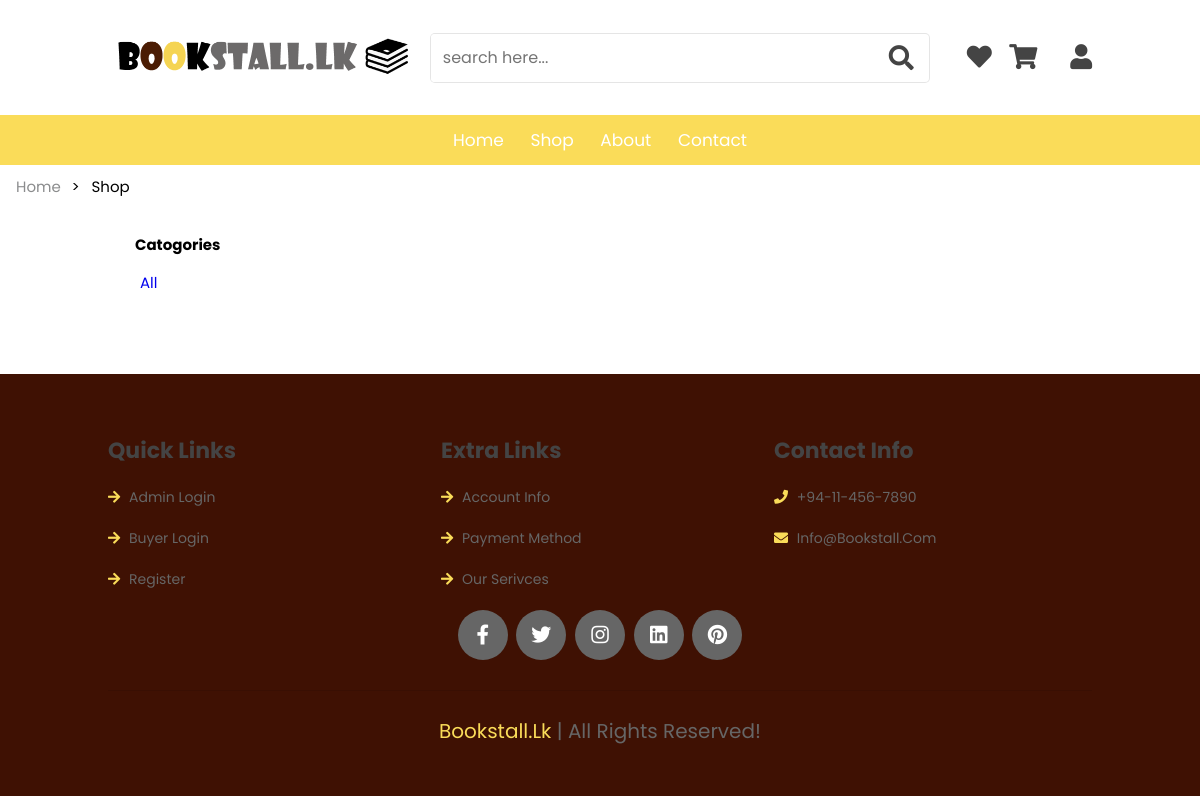
The app's page /shop.php, older data.
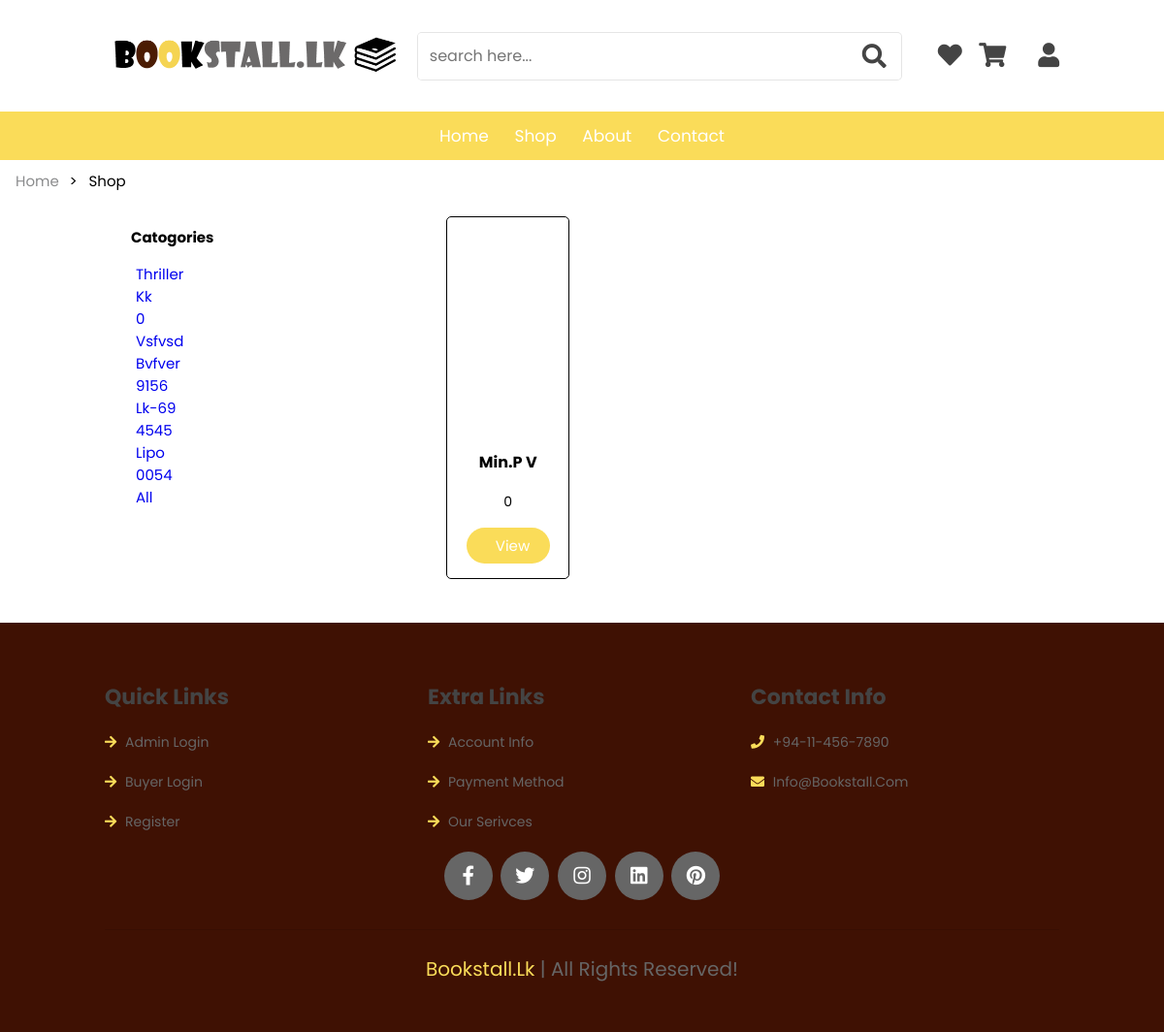
The same page, newer data.
### tables this page shows
CREATE TABLE `categories` (
  `id` int(11) NOT NULL,
  `name` varchar(255) NOT NULL,
  `status` int(11) NOT NULL,
  `books` text NOT NULL
);

CREATE TABLE `books` (
  `id` int(11) NOT NULL,
  `title` varchar(450) NOT NULL,
  `ISBN` varchar(450) NOT NULL,
  `Picture` varchar(450) NOT NULL,
  `Author` varchar(255) NOT NULL,
  `Status` int(11) NOT NULL,
  `year` int(11) NOT NULL,
  `Categories` varchar(450) NOT NULL,
  `Price` float NOT NULL,
  `Description` varchar(500) NOT NULL
);

### shop.php (the view, shortened to what this page needs)
<?php
include "dbconnection.php";
$cat_res = "";
$search_q = "";
if (isset($_REQUEST["s"])) {
    $start = $_REQUEST["s"];
} else {
    $start = 0;
}
$records_per_page = 6;
$sql = "SELECT title, Picture, Price FROM books;";
$sql_cat = "SELECT * FROM categories where status=1;";
$stmt_cat = $con->prepare($sql_cat);
$stmt_cat->execute();
$cats = $stmt_cat->fetchall();
?>
<!DOCTYPE html>
<html lang="en">
<head>
    <link rel="stylesheet" href="https://unpkg.com/swiper@7/swiper-bundle.min.css" />
    <link rel="stylesheet" href="https://cdnjs.cloudflare.com/ajax/libs/font-awesome/5.15.4/css/all.min.css">
    <link rel="stylesheet" href="css/style1.css" />
    <link rel="stylesheet" href="css/shop.css" />
</head>
<body>
    <?php require_once("header.php"); ?>
    <div class="breadcrumb">
        <ul>
            <li><a href="index.php">Home</a></li>
            <li>shop</li>
        </ul>
    </div>
    <div class="container">
        <div class="book-slides">
            <div class="catagories">
                <h2>Catogories</h2>
                <ul>
                    <?php foreach ($cats as $cat) {
                        echo  "  <a href=\"?cat=" . $cat['id'] . "\">
                 <li>" . $cat['name'] . "</li>
             </a> ";
                    } ?>
                    <a href="?">
                        <li>All</li>
                    </a>
                </ul>
            </div>
        </div>
        <div class="book-view">
            <?php
            if (isset($_REQUEST["p"])) {
                $temp = abs($_REQUEST["p"]);
                $ss = (((abs($temp) - 1)) * $records_per_page);
                $sql = "SELECT title, Picture, Price FROM books limit $ss, $records_per_page";
            } else {
                $sql = "SELECT title, Picture, Price FROM books limit $start, $records_per_page";
            }
            $stmt = $con->prepare($sql);
            $stmt->execute();
            $rows = $stmt->rowcount();
            $list = $stmt->fetchall();
            if ($rows < 1 && $cat_res) {
                echo "<div><h1>No books in this category.</h1></div>";
            } else if ($rows < 1 && $search_q) {
                echo "<div><h1>No books found.</h1></div>";
            } else {
                foreach ($list as $r) {
                    echo "
                    <div class=\"book-item\">
                        <div class=\"book-image\">
                            <img src=\"" . $r['Picture'] . "\" alt=\"\" >
                        </div>
                        <div class=\"book-info\">
                            <p class=\"book-name\">" . $r['title'] . "</p><br>
                            <p class=\"book-price\">" . $r['Price'] . "</p><br>
                            <a href=\"product1.php?name=" . $r['title'] . "\">
                            <button type=\"submit\" name=\"view\" class=\"book-view-btn\">view</button>
                            </a>
                        </div>
                    </div>
                    ";
                }
            }
            ?>
        </div>
    </div>
    <div class="book-view-nav">
    </div>
    <?php require_once("footer.php"); ?>
</body>
</html>

### header.php (shortened to what this page needs)
<header class="header">
    <div class="header-1">
        <a href="./index.php" class="logo"> <img src="image/logo.png" alt="" width="300" height="80"> </a>
        <form action="./shop.php" class="search-form">
            <input type="search" name="search-q" placeholder="search here..." id="search-box" value="<?php if (isset($_REQUEST["search-q"])) {
                                                                                                            echo $_REQUEST["search-q"];
                                                                                                        }; ?>">
            <label for="search-box" class="fas fa-search"></label>
        </form>
        <div class="icons">
            <a href="#" class="fas fa-heart"></a>
            <a href="shopping-cart.php" class="fas fa-shopping-cart"></a>
            <a href="signin.php"><div id="login-btn" class="fas fa-user"></div></a>
        </div>
    </div>
    <div class="header-2">
        <nav class="navbar">
            <a href="index.php">home</a>
            <a href="shop.php">shop</a>
            <a href="about.php">about</a>
            <a href="contact.php">contact</a>
        </nav>
    </div>
</header>

### footer.php (shortened to what this page needs)
<!DOCTYPE html>
<html lang="en">
<head>
    <link rel="stylesheet" href="https://unpkg.com/swiper@7/swiper-bundle.min.css" />
    <link rel="stylesheet" href="https://cdnjs.cloudflare.com/ajax/libs/font-awesome/5.15.4/css/all.min.css">
    <link rel="stylesheet" href="css/style.css">
</head>
<body>
<section class="footer">
    <div class="box-container">
        <div class="box">
            <h3>quick links</h3>
            <a href="#"> <i class="fas fa-arrow-right"></i> admin login </a>
            <a href="#"> <i class="fas fa-arrow-right"></i> buyer login </a>
            <a href="#"> <i class="fas fa-arrow-right"></i> register </a>
        </div>
        <div class="box">
            <h3>extra links</h3>
            <a href="#"> <i class="fas fa-arrow-right"></i> account info </a>
            <a href="#"> <i class="fas fa-arrow-right"></i> payment method </a>
            <a href="#"> <i class="fas fa-arrow-right"></i> our serivces </a>
        </div>
        <div class="box">
            <h3>contact info</h3>
            <a href="#"> <i class="fas fa-phone"></i> +94-11-456-7890 </a>
            <a href="#"> <i class="fas fa-envelope"></i> info@bookstall.com </a>
        </div>
    </div>
    <div class="share">
        <a href="#" class="fab fa-facebook-f"></a>
        <a href="#" class="fab fa-twitter"></a>
        <a href="#" class="fab fa-instagram"></a>
        <a href="#" class="fab fa-linkedin"></a>
        <a href="#" class="fab fa-pinterest"></a>
    </div>
    <div class="credit"> <span>bookstall.lk</span> | all rights reserved! </div>
</section>
</body>
</html>

### css/style1.css (style rules this page uses)
:root { --yellow:#fadc59; --dark-color:#3f1103; --black:#444; --light-color:#666; --border:.1rem solid rgba(0,0,0,.1); --border-hover:.1rem solid var(--black); --box-shadow:0 .5rem 1rem rgba(0,0,0,.1); }
* { font-family: 'Poppins', sans-serif; margin:0; padding:0; box-sizing: border-box; outline: none; border:none; text-decoration: none; text-transform: capitalize; transition:all .2s linear; transition:width none; }
html { font-size: 62.5%; overflow-x: hidden; scroll-padding-top: 5rem; scroll-behavior: smooth; }
section { padding:5rem 9%; }
.header .header-1 { background:#fff; padding:1.5rem 9%; display: flex; align-items: center; justify-content: space-between; }
.header .header-1 .search-form { width:50rem; height:5rem; border:var(--border); overflow: hidden; background:#fff; display:flex; align-items: center; border-radius: .5rem; }
.header .header-1 .search-form input { font-size: 1.6rem; padding:0 1.2rem; height:100%; width:100%; text-transform: none; color:var(--black); }
.header .header-1 .search-form label { font-size: 2.5rem; padding-right: 1.5rem; color:var(--black); cursor: pointer; }
.header .header-1 .icons div, .header .header-1 .icons a { font-size: 2.5rem; margin-left: 1.5rem; color:var(--black); cursor: pointer; }
.header .header-2 { background:var(--yellow); }
.header .header-2 .navbar { text-align: center; }
.header .header-2 .navbar a { color:#fff; display: inline-block; padding:1.2rem; font-size: 1.7rem; }
.footer { background-color: var(--dark-color); }
.footer .box-container { display: grid; grid-template-columns: repeat(auto-fit, minmax(25rem, 1fr)); gap:1.5rem; }
.footer .box-container .box h3 { font-size: 2.2rem; color:var(--black); padding:1rem 0; }
.footer .box-container .box a { display: block; font-size: 1.4rem; color:var(--light-color); padding:1rem 0; }
.footer .box-container .box a i { color:var(--yellow); padding-right: .5rem; }
.footer .share { padding:1rem 0; text-align: center; }
.footer .share a { height: 5rem; width: 5rem; line-height: 5rem; font-size: 2rem; color:#fff; background:var(--light-color); margin:0 .3rem; border-radius: 50%; }
.footer .credit { border-top: var(--border); margin-top: 2rem; padding:0 1rem; padding-top: 2.5rem; font-size: 2rem; color:var(--light-color); text-align: center; }
.footer .credit span { color:var(--yellow); }

### css/shop.css (style rules this page uses)
:root { --yellow:#fadc59; --dark-color:#3f1103; --black:#444; --light-color:#666; --border:.1rem solid rgba(0,0,0,.1); --border-hover:.1rem solid var(--black); --box-shadow:0 .5rem 1rem rgba(0,0,0,.1); }
.breadcrumb { padding: 10px 16px; list-style: none; }
.breadcrumb li { display: inline; font-size: 1.5rem; }
.breadcrumb li+li:before { padding: 8px; color: black; content: ">\00a0"; }
.breadcrumb li a { color: #8b8c8d; text-decoration: none; }
.container { display: flex; flex-direction: row; padding-left: 10px; }
.book-slides { display: flex; flex-direction: column; padding: 25px; margin-left: 100px; }
.catagories { min-width: 300px; margin-bottom: 25px; list-style-type: none; }
.catagories ul { list-style-type: none; margin-top: 15px; }
.catagories li { font-size: 1.5em; margin-left: 5px; }
.book-view { display: flex; flex-wrap: wrap; }
.book-item { display: flex; flex-direction: column; border: 1px solid; border-radius: 5px; padding: 15px; margin: 15px 50px 15px 0; justify-content: space-between; align-items: center; }
.book-image { width: 100%; height: 220px; display: flex; justify-content: center; align-items: center; }
.book-info { width: 90%; text-align: center; }
.book-info .book-name { font-size: 1.6rem; font-weight: bold; margin-top: 5px; }
.book-info .book-price { font-size: 1.4rem; margin-top: 2px; }
.book-view-btn { width: 100%; padding:.7rem 3rem; border-radius: .5rem; color:#fff; background:var(--yellow); font-size: 1.5rem; cursor: pointer; font-weight: 400; border-radius: 30px; }
.book-view-nav { font-size: 1.5rem; padding: 10px 0 20px 760px; }

Row changes from the older to the newer data that the page shows:
added categories: name "Thriller"
added categories: name "Kk"
added categories: name "0"
added categories: name "Vsfvsd"
added categories: name "Bvfver"
added categories: name "9156"
added categories: name "Lk-69"
added categories: name "4545"
added categories: name "Lipo"
added categories: name "0054"
added books: title "Min.p V", Price "0"
